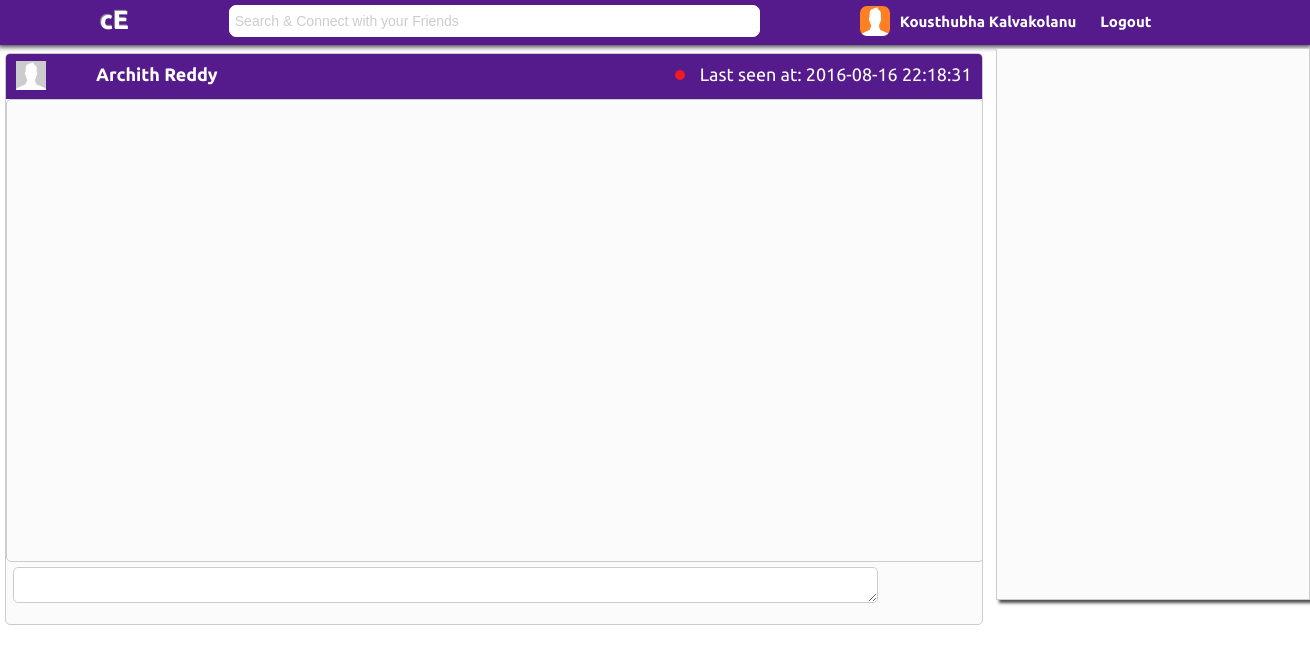
The page /home.php?to=muddamarchithreddy@gmail.com (signed in) on the database its author committed.
### tables this page shows
CREATE TABLE `user` (
  `id` int(11) NOT NULL,
  `firstname` varchar(150) NOT NULL,
  `lastname` varchar(150) NOT NULL,
  `email` varchar(200) NOT NULL,
  `mobile` varchar(10) NOT NULL,
  `dob` date NOT NULL,
  `password` varchar(50) NOT NULL,
  `gender` text NOT NULL,
  `joineddate` date NOT NULL,
  `msgtable` varchar(200) NOT NULL,
  `status` varchar(7) NOT NULL DEFAULT 'offline',
  `imgURL` varchar(150) NOT NULL DEFAULT 'UserContent/profile_00.jpg',
  `user_desc` text NOT NULL,
  `last_online` varchar(50) NOT NULL DEFAULT '0'
);

### home.php (the view, shortened to what this page needs)
<?php
$con = mysqli_connect(DB_HOST,DB_USER,DB_PASSWORD,DB_DATABASE);
if(mysqli_connect_errno()){
	die('Couldn\'t connect to database!');
}else{
	$to = $_GET['to'];
	$sql = "SELECT firstname,lastname,email,imgURL FROM user WHERE email='$to'";
	$query = mysqli_query($con,$sql);
	if($query){
		$data = mysqli_fetch_assoc($query);
		$toImg = $data['imgURL'];
		$firstname = $data['firstname'];
		$lastname = $data['lastname'];
	}
}
?>
<!doctype html>
<html>
<head>
<link href="css/home.css" rel="stylesheet" media="screen" type="text/css" />
</head>
<body>
<div class="container">
<div class="header">
<div class="main_nav">
<div class="logo"><a href="main.php">cE</a></div>
<input type="text" id="search" name="search" onFocus="clearText(this)" onBlur="clearText(this)" value="Search & Connect with your Friends" style="margin:5px 0 0 100px; color:#CCC; font-size:14px; float:left;"/>
<div class="profile">
<a href="main.php">
<div class="profile_main">
<div class="profile_content"><img src="<?php echo $_SESSION['imgURL']?>" width="30" height="30"/></div>
<div class="profile_content2"><?php echo $_SESSION['firstname']." ".$_SESSION['lastname']?></div>
</div>
</a>
<div class="profile_content3"><a href="sinout.php">Logout</a></div>
</div>
</div>
</div>
<div class="content"  onClick="collapseSearch()">
<div class="chatWindow">
<div class="messages">
<a href="main.php?user=<?php echo $to;?>">
<div class="heading">
<div class="heading_img"><img src="<?php echo $toImg;?>" width="30"></div>
<div class="heading_title"><?php echo $firstname." ".$lastname?></div>
<span style="margin:10px 10px 0 0;float:right;">
<?php
if(true){
	$con = mysqli_connect(DB_HOST,DB_USER,DB_PASSWORD,DB_DATABASE);
	if(mysqli_connect_errno()){
		die('Couldn\'t connect to database!');
	}else{
		$sql = "SELECT status,last_online FROM user WHERE email='$to'";
		$query = mysqli_query($con,$sql);
		if($query){
			$row = mysqli_fetch_assoc($query);
			if($row['status']=='online'){
				echo 'Online  <div class="online"></div>';
			}else{
				echo 'Last seen at: '.$row['last_online'].'  <div class="offline" style="margin:6px 15px 0 0;float:left;"></div>';
			}
		}else echo mysqli_error($con);
	}
}
?>
</span>
</div>
</a>
<div class="messages2" id="chatWindow">
</div>
<form>
<textarea name="chatText" id="chatText"></textarea>
</form>
</div>
</div>
<div class="recents" id="recents" onClick="collapseSearch()"></div>
</div>
</body>
</html>

### css/home.css (style rules this page uses)
body { width: 100%; color:#551A8B; margin:0; padding:0; font-size:18px; font-family: Ubuntu, Arial, "libra sans", sans-serif; }
.container { width: 100%; margin:0; padding:0; background:url(../Images/image-background-paper.png); }
.header { width: 100%; height: 45px; box-shadow:0px 0px 5px 2px rgba(0,0,0,0.75); margin:0; padding:0; background:#efefef; }
.main_nav { background: #551A8B; margin:0; padding:0; height:45px; font-size:16px; }
.logo { font-size:26px; color:#FFFFFF; font-weight:bold; float:left; margin:5px 0 0 100px; text-shadow:-1px -1px 1px #999; }
.logo a { color:#FFF; text-decoration:none; }
.profile_content { height:30px; color:#FFF; margin:6px 10px 0 100px; float:left; }
.profile_content img { border-radius:7px; }
.profile_main { border-radius:5px; }
.profile_content2 { height:35px; color:#FFF; font-size:15px; margin:13px 14px 0 0px; float:left; font-weight:bold; }
.profile_content3 { height:35px; color:#FFF; font-size:15px; margin:13px 14px 0 10px; float:left; font-weight:bold; }
.profile_content3 a { color:#FFF; text-decoration:none; }
.profile { height:35px; margin:0 0 0 100px; width:1200px; }
.main_nav input[type="text"] { width:40%; height:30px; color:#CCC; border:1px solid #FFF; border-radius:7px; padding:0 0 0 5px; }
.content { width:100%; background:#FFF; }
@media only screen and (min-height:550px) { .chatWindow { width:76%; float:left; min-height:550px; height:600px; } }
@media only screen and (min-height:550px) { .recents { width:23.8%; min-height:550px; height:inherit; overflow-y:auto; overflow-x:hidden; background:#fbfbfb; border:1px solid #ccc; float:right; min-width:280px; box-shadow:3px 3px 3px rgba(0,0,0,0.7); } }
.messages { width:98%; height:95%; overflow-y:auto; overflow-x:hidden; background:#fbfbfb; border:1px solid #ccc; border-radius:5px; margin:5px; }
.messages2 { width:100%; height:80%; overflow-y:auto; overflow-x:hidden; background:#fbfbfb; border:1px solid #ccc; border-radius:5px; padding:5px 0 0 0; }
.chatWindow textarea { width:88%; height:30px; color:#000; margin:5px 7px 5px 7px; float:left; border:1px solid #ccc; border-radius:5px; }
.offline { background:url(../Images/status_off.png); border-radius:25px; height:10px; width:10px; float:left; margin:17px; }
.heading { width:100%; height:45px; background:#551A8B; color:#FFF; }
.heading_img { float:left; margin:7px 0 0 10px; }
.heading_title { float:left; margin: 10px 0 0 50px; font-weight:bold; }

### rows shown on the page
user: imgURL (picture), firstname "Archith", lastname "Reddy", last_online "2016-08-16 22:18:31"

### other values the page prints
$_SESSION['firstname'] "Kousthubha"
$_SESSION['lastname'] "Kalvakolanu"
